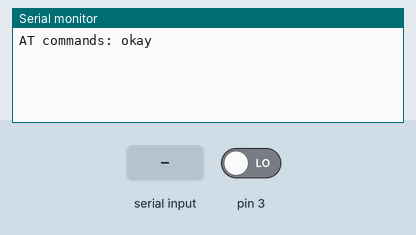
Bench run of a sketch on a simulated Arduino Mega 2560, built with avr-gcc and run on an emulated ATmega2560. Parts: the last lines printed to the serial monitor. The inputs (shaded band) are chosen by the test bench; at power-on: pin 3 LOW.

Above: at 1.2 s.
1.3 s: pin 3 driven HIGH
At 2.5 s:
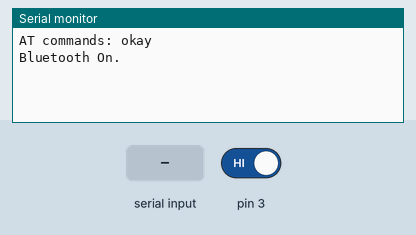
2.8 s: "1" received over the second serial link
At 4.6 s:
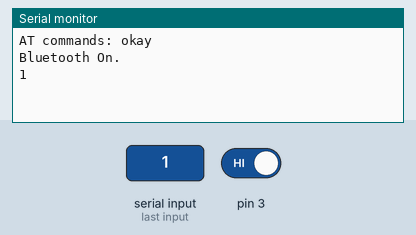
5.3 s: pin 3 driven LOW
At 5.8 s:
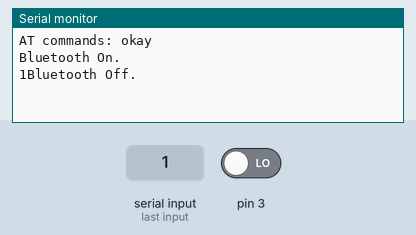

Measured:
- after the input at 1.3 s, the serial monitor: prints a new line at once (image 1)
- after the input at 2.8 s, the serial monitor: prints a new line after 1.0 s (image 2)
- after the input at 5.3 s, the serial monitor: prints a new line at once (image 3)

The sketch:

Bluetooth.ino
```cpp
String str = String(11);
boolean BLEon = false;

void setup()
{
  Serial.begin(115200);
  Serial3.begin(9600);
  while(!Serial);
  Serial.println("AT commands: okay");
  attachInterrupt(digitalPinToInterrupt(3), check, CHANGE);
}

void loop()
{
  if(BLEon)
  {
    //read from the HM-10 and print in the Serial
    if(Serial3.available())
    {
      str = Serial3.readString();
      Serial.print(str);
      if(str.compareTo("255,255,255\n") == 0)
        Serial.println("Yes.");
    }
    if(Serial.available())
      Serial3.write(Serial.read());
  }
}

void check()
{
  if(digitalRead(3) == 1)
  {
    BLEon = true;
    Serial.println("Bluetooth On.");
  }
  else
  {
    BLEon = false;
    Serial.println("Bluetooth Off.");
  }
}
```
